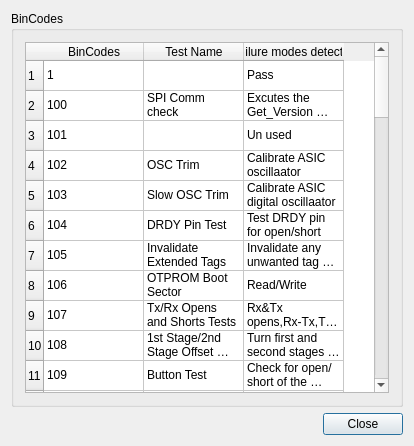
<?xml version="1.0" encoding="UTF-8"?>
<ui version="4.0">
 <class>Syn_BinCodesDlg</class>
 <widget class="QDialog" name="Syn_BinCodesDlg">
  <property name="geometry">
   <rect>
    <x>0</x>
    <y>0</y>
    <width>414</width>
    <height>446</height>
   </rect>
  </property>
  <property name="windowTitle">
   <string>BinCodes Display</string>
  </property>
  <layout class="QGridLayout" name="gridLayout">
   <item row="0" column="0">
    <widget class="QGroupBox" name="BinCodesGroupBox">
     <property name="title">
      <string>BinCodes</string>
     </property>
     <layout class="QGridLayout" name="gridLayout_2">
      <item row="0" column="0">
       <widget class="QTableWidget" name="BinCodesTableWidget">
        <property name="selectionMode">
         <enum>QAbstractItemView::SingleSelection</enum>
        </property>
        <property name="selectionBehavior">
         <enum>QAbstractItemView::SelectRows</enum>
        </property>
        <row>
         <property name="text">
          <string>1</string>
         </property>
        </row>
        <row>
         <property name="text">
          <string>2</string>
         </property>
        </row>
        <row>
         <property name="text">
          <string>3</string>
         </property>
        </row>
        <row>
         <property name="text">
          <string>4</string>
         </property>
        </row>
        <row>
         <property name="text">
          <string>5</string>
         </property>
        </row>
        <row>
         <property name="text">
          <string>6</string>
         </property>
        </row>
        <row>
         <property name="text">
          <string>7</string>
         </property>
        </row>
        <row>
         <property name="text">
          <string>8</string>
         </property>
        </row>
        <row>
         <property name="text">
          <string>9</string>
         </property>
        </row>
        <row>
         <property name="text">
          <string>10</string>
         </property>
        </row>
        <row>
         <property name="text">
          <string>11</string>
         </property>
        </row>
        <row>
         <property name="text">
          <string>12</string>
         </property>
        </row>
        <row>
         <property name="text">
          <string>13</string>
         </property>
        </row>
        <row>
         <property name="text">
          <string>14</string>
         </property>
        </row>
        <row>
         <property name="text">
          <string>15</string>
         </property>
        </row>
        <row>
         <property name="text">
          <string>16</string>
         </property>
        </row>
        <row>
         <property name="text">
          <string>17</string>
         </property>
        </row>
        <row>
         <property name="text">
          <string>18</string>
         </property>
        </row>
        <row>
         <property name="text">
          <string>19</string>
         </property>
        </row>
        <row>
         <property name="text">
          <string>20</string>
         </property>
        </row>
        <row>
         <property name="text">
          <string>21</string>
         </property>
        </row>
        <row>
         <property name="text">
          <string>22</string>
         </property>
        </row>
        <row>
         <property name="text">
          <string>23</string>
         </property>
        </row>
        <row>
         <property name="text">
          <string>24</string>
         </property>
        </row>
        <row>
         <property name="text">
          <string>25</string>
         </property>
        </row>
        <row>
         <property name="text">
          <string>26</string>
         </property>
        </row>
        <row>
         <property name="text">
          <string>27</string>
         </property>
        </row>
        <row>
         <property name="text">
          <string>28</string>
         </property>
        </row>
        <row>
         <property name="text">
          <string>29</string>
         </property>
        </row>
        <row>
         <property name="text">
          <string>30</string>
         </property>
        </row>
        <row>
         <property name="text">
          <string>31</string>
         </property>
        </row>
        <row>
         <property name="text">
          <string>32</string>
         </property>
        </row>
        <row>
         <property name="text">
          <string>33</string>
         </property>
        </row>
        <row>
         <property name="text">
          <string>34</string>
         </property>
        </row>
        <row>
         <property name="text">
          <string>35</string>
         </property>
        </row>
        <row>
         <property name="text">
          <string>36</string>
         </property>
        </row>
        <row>
         <property name="text">
          <string>37</string>
         </property>
        </row>
        <row>
         <property name="text">
          <string>38</string>
         </property>
        </row>
        <row>
         <property name="text">
          <string>39</string>
         </property>
        </row>
        <row>
         <property name="text">
          <string>40</string>
         </property>
        </row>
        <row>
         <property name="text">
          <string>41</string>
         </property>
        </row>
        <row>
         <property name="text">
          <string>42</string>
         </property>
        </row>
        <row>
         <property name="text">
          <string>43</string>
         </property>
        </row>
        <row>
         <property name="text">
          <string>44</string>
         </property>
        </row>
        <row>
         <property name="text">
          <string>45</string>
         </property>
        </row>
        <row>
         <property name="text">
          <string>46</string>
         </property>
        </row>
        <row>
         <property name="text">
          <string>47</string>
         </property>
        </row>
        <row>
         <property name="text">
          <string>48</string>
         </property>
        </row>
        <row>
         <property name="text">
          <string>49</string>
         </property>
        </row>
        <row>
         <property name="text">
          <string>50</string>
         </property>
        </row>
        <row>
         <property name="text">
          <string>51</string>
         </property>
        </row>
        <row>
         <property name="text">
          <string>52</string>
         </property>
        </row>
        <row>
         <property name="text">
          <string>53</string>
         </property>
        </row>
        <row>
         <property name="text">
          <string>54</string>
         </property>
        </row>
        <row>
         <property name="text">
          <string>55</string>
         </property>
        </row>
        <row>
         <property name="text">
          <string>56</string>
         </property>
        </row>
        <row>
         <property name="text">
          <string>57</string>
         </property>
        </row>
        <row>
         <property name="text">
          <string>58</string>
         </property>
        </row>
        <column>
         <property name="text">
          <string>BinCodes</string>
         </property>
        </column>
        <column>
         <property name="text">
          <string>Test Name</string>
         </property>
        </column>
        <column>
         <property name="text">
          <string>Failure modes detected</string>
         </property>
        </column>
        <item row="0" column="0">
         <property name="text">
          <string>1</string>
         </property>
        </item>
        <item row="0" column="1">
         <property name="text">
          <string/>
         </property>
        </item>
        <item row="0" column="2">
         <property name="text">
          <string>Pass</string>
         </property>
        </item>
        <item row="1" column="0">
         <property name="text">
          <string>100</string>
         </property>
        </item>
        <item row="1" column="1">
         <property name="text">
          <string>SPI Comm check</string>
         </property>
        </item>
        <item row="1" column="2">
         <property name="text">
          <string>Excutes the Get_Version command(0x01) and compares the FW buildnum value with the expected value</string>
         </property>
        </item>
        <item row="2" column="0">
         <property name="text">
          <string>101</string>
         </property>
        </item>
        <item row="2" column="2">
         <property name="text">
          <string>Un used</string>
         </property>
        </item>
        <item row="3" column="0">
         <property name="text">
          <string>102</string>
         </property>
        </item>
        <item row="3" column="1">
         <property name="text">
          <string>OSC Trim</string>
         </property>
        </item>
        <item row="3" column="2">
         <property name="text">
          <string>Calibrate ASIC oscillaator</string>
         </property>
        </item>
        <item row="4" column="0">
         <property name="text">
          <string>103</string>
         </property>
        </item>
        <item row="4" column="1">
         <property name="text">
          <string>Slow OSC Trim</string>
         </property>
        </item>
        <item row="4" column="2">
         <property name="text">
          <string>Calibrate ASIC digital oscillaator</string>
         </property>
        </item>
        <item row="5" column="0">
         <property name="text">
          <string>104</string>
         </property>
        </item>
        <item row="5" column="1">
         <property name="text">
          <string>DRDY Pin Test</string>
         </property>
        </item>
        <item row="5" column="2">
         <property name="text">
          <string>Test DRDY pin for open/short</string>
         </property>
        </item>
        <item row="6" column="0">
         <property name="text">
          <string>105</string>
         </property>
        </item>
        <item row="6" column="1">
         <property name="text">
          <string>Invalidate Extended Tags</string>
         </property>
        </item>
        <item row="6" column="2">
         <property name="text">
          <string>Invalidate any unwanted tag burned into the MainSector of the OTPROM.Typically used to invalidate incorrect AFE calibration values</string>
         </property>
        </item>
        <item row="7" column="0">
         <property name="text">
          <string>106</string>
         </property>
        </item>
        <item row="7" column="1">
         <property name="text">
          <string>OTPROM Boot Sector</string>
         </property>
        </item>
        <item row="7" column="2">
         <property name="text">
          <string>Read/Write</string>
         </property>
        </item>
        <item row="8" column="0">
         <property name="text">
          <string>107</string>
         </property>
        </item>
        <item row="8" column="1">
         <property name="text">
          <string>Tx/Rx Opens and Shorts Tests</string>
         </property>
        </item>
        <item row="8" column="2">
         <property name="text">
          <string>Rx&amp;Tx opens,Rx-Tx,Tx-Gnd,Rx-Vdd,Tx-Vdd shorts for modules</string>
         </property>
        </item>
        <item row="9" column="0">
         <property name="text">
          <string>108</string>
         </property>
        </item>
        <item row="9" column="1">
         <property name="text">
          <string>1st Stage/2nd Stage Offset Calibration</string>
         </property>
        </item>
        <item row="9" column="2">
         <property name="text">
          <string>Turn first and second stages of AFE to center thr ADC response close to midpoint(128)</string>
         </property>
        </item>
        <item row="10" column="0">
         <property name="text">
          <string>109</string>
         </property>
        </item>
        <item row="10" column="1">
         <property name="text">
          <string>Button Test</string>
         </property>
        </item>
        <item row="10" column="2">
         <property name="text">
          <string>Check for open/short of the button</string>
         </property>
        </item>
        <item row="11" column="0">
         <property name="text">
          <string>110</string>
         </property>
        </item>
        <item row="11" column="1">
         <property name="text">
          <string>Image-Pegged Pixel Test Row/Column</string>
         </property>
        </item>
        <item row="11" column="2">
         <property name="text">
          <string>Check that pixels have enough head room to provide good performance</string>
         </property>
        </item>
        <item row="12" column="0">
         <property name="text">
          <string>111</string>
         </property>
        </item>
        <item row="12" column="1">
         <property name="text">
          <string>Image-Floored Pixel Test Row/Column</string>
         </property>
        </item>
        <item row="12" column="2">
         <property name="text">
          <string>Check that pixels have enough foot room to provide good performance</string>
         </property>
        </item>
        <item row="13" column="0">
         <property name="text">
          <string>112</string>
         </property>
        </item>
        <item row="13" column="1">
         <property name="text">
          <string>Image-Consecutive Pegged Pixel Test Row/Column</string>
         </property>
        </item>
        <item row="13" column="2">
         <property name="text">
          <string>Check that less than a cetain amout of consecutive pixels have enough head room to provide good performance to the Matcher</string>
         </property>
        </item>
        <item row="14" column="0">
         <property name="text">
          <string>113</string>
         </property>
        </item>
        <item row="14" column="1">
         <property name="text">
          <string>Image-Consecutive Floored Pixel Test Row/Column</string>
         </property>
        </item>
        <item row="14" column="2">
         <property name="text">
          <string>Check that less than a cetain amout of consecutive pixels have enough foot room to provide good performance to the Matcher</string>
         </property>
        </item>
        <item row="15" column="0">
         <property name="text">
          <string>114</string>
         </property>
        </item>
        <item row="15" column="1">
         <property name="text">
          <string>Delta Pixel Row/Column</string>
         </property>
        </item>
        <item row="15" column="2">
         <property name="text">
          <string>Check for changes on each pixel with and without finger</string>
         </property>
        </item>
        <item row="16" column="0">
         <property name="text">
          <string>115</string>
         </property>
        </item>
        <item row="16" column="1">
         <property name="text">
          <string>Current-Imaging</string>
         </property>
        </item>
        <item row="16" column="2">
         <property name="text">
          <string>Check current while acquiring an image</string>
         </property>
        </item>
        <item row="17" column="0">
         <property name="text">
          <string>116</string>
         </property>
        </item>
        <item row="17" column="1">
         <property name="text">
          <string>Current-WOE</string>
         </property>
        </item>
        <item row="17" column="2">
         <property name="text">
          <string>Check current while module is Idle</string>
         </property>
        </item>
        <item row="18" column="0">
         <property name="text">
          <string>117</string>
         </property>
        </item>
        <item row="18" column="1">
         <property name="text">
          <string>Current-WOF/WoVar</string>
         </property>
        </item>
        <item row="18" column="2">
         <property name="text">
          <string>Check current for wake on finger or variance mode</string>
         </property>
        </item>
        <item row="19" column="0">
         <property name="text">
          <string>117.1</string>
         </property>
        </item>
        <item row="19" column="1">
         <property name="text">
          <string>Current-WOF-Low Power</string>
         </property>
        </item>
        <item row="19" column="2">
         <property name="text">
          <string>Check current for wake at low power</string>
         </property>
        </item>
        <item row="20" column="0">
         <property name="text">
          <string>118</string>
         </property>
        </item>
        <item row="20" column="1">
         <property name="text">
          <string>Current-Sleep</string>
         </property>
        </item>
        <item row="20" column="2">
         <property name="text">
          <string>Check current while the module is in Sleep mode</string>
         </property>
        </item>
        <item row="21" column="0">
         <property name="text">
          <string>119</string>
         </property>
        </item>
        <item row="21" column="1">
         <property name="text">
          <string>SNR Test</string>
         </property>
        </item>
        <item row="21" column="2">
         <property name="text">
          <string>Using a fake finger,calculate the SNR of different zones,as well as for the overall sensor area(SNR,Single and Noise)</string>
         </property>
        </item>
        <item row="22" column="0">
         <property name="text">
          <string>120</string>
         </property>
        </item>
        <item row="22" column="1">
         <property name="text">
          <string>Pixel Uniformity</string>
         </property>
        </item>
        <item row="22" column="2">
         <property name="text">
          <string>Checking for sensor trace abnormalities,i.r. under/over etching of coopertraces</string>
         </property>
        </item>
        <item row="23" column="0">
         <property name="text">
          <string>120.1</string>
         </property>
        </item>
        <item row="23" column="1">
         <property name="text">
          <string>SDK Baseline test failure</string>
         </property>
        </item>
        <item row="23" column="2">
         <property name="text">
          <string>SDK Baseline test failure</string>
         </property>
        </item>
        <item row="24" column="0">
         <property name="text">
          <string>121</string>
         </property>
        </item>
        <item row="24" column="1">
         <property name="text">
          <string>FW Upgrade/bug fix patch write</string>
         </property>
        </item>
        <item row="24" column="2">
         <property name="text">
          <string>OTPROM Write thes updates and verify</string>
         </property>
        </item>
        <item row="25" column="0">
         <property name="text">
          <string>122</string>
         </property>
        </item>
        <item row="25" column="1">
         <property name="text">
          <string>Security patch write</string>
         </property>
        </item>
        <item row="25" column="2">
         <property name="text">
          <string>OTPROM Write thes updates and verify</string>
         </property>
        </item>
        <item row="26" column="0">
         <property name="text">
          <string>123</string>
         </property>
        </item>
        <item row="26" column="1">
         <property name="text">
          <string>Serial Number</string>
         </property>
        </item>
        <item row="26" column="2">
         <property name="text">
          <string>Read back or Issuing new number</string>
         </property>
        </item>
        <item row="27" column="0">
         <property name="text">
          <string>124</string>
         </property>
        </item>
        <item row="27" column="1">
         <property name="text">
          <string>ProductID</string>
         </property>
        </item>
        <item row="27" column="2">
         <property name="text">
          <string>Incorrect ProductID</string>
         </property>
        </item>
        <item row="28" column="0">
         <property name="text">
          <string>125</string>
         </property>
        </item>
        <item row="28" column="1">
         <property name="text">
          <string>OTPROM Main Sector</string>
         </property>
        </item>
        <item row="28" column="2">
         <property name="text">
          <string>Read/Write</string>
         </property>
        </item>
        <item row="29" column="0">
         <property name="text">
          <string>126</string>
         </property>
        </item>
        <item row="29" column="1">
         <property name="text">
          <string>Sharpness Test</string>
         </property>
        </item>
        <item row="29" column="2">
         <property name="text">
          <string>Test for uneven/fuzzy Fake Finger Image</string>
         </property>
        </item>
        <item row="30" column="0">
         <property name="text">
          <string>127</string>
         </property>
        </item>
        <item row="30" column="1">
         <property name="text">
          <string>Laplacian</string>
         </property>
        </item>
        <item row="30" column="2">
         <property name="text">
          <string>Test for Distorted Fake Finger Image</string>
         </property>
        </item>
        <item row="31" column="0">
         <property name="text">
          <string>128</string>
         </property>
        </item>
        <item row="31" column="1">
         <property name="text">
          <string>Stdev of RXs</string>
         </property>
        </item>
        <item row="31" column="2">
         <property name="text">
          <string>Tests for uneven Rx response to Fake Finger </string>
         </property>
        </item>
        <item row="32" column="0">
         <property name="text">
          <string>129</string>
         </property>
        </item>
        <item row="32" column="1">
         <property name="text">
          <string>Imperfection</string>
         </property>
        </item>
        <item row="32" column="2">
         <property name="text">
          <string>Tests for Imperfect image response to Fake Finger </string>
         </property>
        </item>
        <item row="33" column="0">
         <property name="text">
          <string>130</string>
         </property>
        </item>
        <item row="33" column="1">
         <property name="text">
          <string>DutCtrlComm</string>
         </property>
        </item>
        <item row="33" column="2">
         <property name="text">
          <string>DUT Cotroller is not communicating properly</string>
         </property>
        </item>
        <item row="34" column="0">
         <property name="text">
          <string>131</string>
         </property>
        </item>
        <item row="34" column="1">
         <property name="text">
          <string>WOF</string>
         </property>
        </item>
        <item row="34" column="2">
         <property name="text">
          <string>Check the delta with finger and without finger</string>
         </property>
        </item>
        <item row="35" column="0">
         <property name="text">
          <string>132</string>
         </property>
        </item>
        <item row="35" column="1">
         <property name="text">
          <string>Extended Tag</string>
         </property>
        </item>
        <item row="35" column="2">
         <property name="text">
          <string>Extended Tags are not all available</string>
         </property>
        </item>
        <item row="36" column="0">
         <property name="text">
          <string>133</string>
         </property>
        </item>
        <item row="36" column="1">
         <property name="text">
          <string>Pixel Uniformity Patch</string>
         </property>
        </item>
        <item row="36" column="2">
         <property name="text">
          <string>Checking for sensor trace abnormalities using test patch</string>
         </property>
        </item>
        <item row="37" column="0">
         <property name="text">
          <string>134</string>
         </property>
        </item>
        <item row="37" column="1">
         <property name="text">
          <string>DUT timeout error</string>
         </property>
        </item>
        <item row="37" column="2">
         <property name="text">
          <string>When communicating with the DUT,the command protocol was not as expected</string>
         </property>
        </item>
        <item row="38" column="0">
         <property name="text">
          <string>135</string>
         </property>
        </item>
        <item row="38" column="1">
         <property name="text">
          <string>WOVAR</string>
         </property>
        </item>
        <item row="38" column="2">
         <property name="text">
          <string/>
         </property>
        </item>
        <item row="39" column="0">
         <property name="text">
          <string>136</string>
         </property>
        </item>
        <item row="39" column="1">
         <property name="text">
          <string>RAM Test</string>
         </property>
        </item>
        <item row="39" column="2">
         <property name="text">
          <string>Test patchs return errors in the RAM</string>
         </property>
        </item>
        <item row="40" column="0">
         <property name="text">
          <string>137</string>
         </property>
        </item>
        <item row="40" column="1">
         <property name="text">
          <string>Build # Mismatch</string>
         </property>
        </item>
        <item row="40" column="2">
         <property name="text">
          <string>The sensor returns a Build # that is not equal to that specified in the Initialization step's argurment list</string>
         </property>
        </item>
        <item row="41" column="0">
         <property name="text">
          <string>138</string>
         </property>
        </item>
        <item row="41" column="1">
         <property name="text">
          <string>LED Test</string>
         </property>
        </item>
        <item row="41" column="2">
         <property name="text">
          <string>Check to assure LED(s) are functional</string>
         </property>
        </item>
        <item row="42" column="0">
         <property name="text">
          <string>139</string>
         </property>
        </item>
        <item row="42" column="1">
         <property name="text">
          <string>USB Comm</string>
         </property>
        </item>
        <item row="42" column="2">
         <property name="text">
          <string>USB comm check fails to enumerate</string>
         </property>
        </item>
        <item row="43" column="0">
         <property name="text">
          <string>140</string>
         </property>
        </item>
        <item row="43" column="1">
         <property name="text">
          <string>PGA OTP Variance Score</string>
         </property>
        </item>
        <item row="43" column="2">
         <property name="text">
          <string>Stage2 - 5 lines variance</string>
         </property>
        </item>
        <item row="44" column="0">
         <property name="text">
          <string>141</string>
         </property>
        </item>
        <item row="44" column="1">
         <property name="text">
          <string>MS0 Tag Checksum Failure</string>
         </property>
        </item>
        <item row="44" column="2">
         <property name="text">
          <string>The checksum of one or more records stored in MS0 is erroneous</string>
         </property>
        </item>
        <item row="45" column="0">
         <property name="text">
          <string>142</string>
         </property>
        </item>
        <item row="45" column="1">
         <property name="text">
          <string>AFE Matching Patch</string>
         </property>
        </item>
        <item row="45" column="2">
         <property name="text">
          <string>AFE Match/Balance Testing</string>
         </property>
        </item>
        <item row="46" column="0">
         <property name="text">
          <string>143</string>
         </property>
        </item>
        <item row="46" column="1">
         <property name="text">
          <string>Voltage mismatch</string>
         </property>
        </item>
        <item row="46" column="2">
         <property name="text">
          <string>The Voltages at which the ADC Baseline readins obtained do not match those used during the current test </string>
         </property>
        </item>
        <item row="47" column="0">
         <property name="text">
          <string>144</string>
         </property>
        </item>
        <item row="47" column="1">
         <property name="text">
          <string>Premature sensor removal</string>
         </property>
        </item>
        <item row="47" column="2">
         <property name="text">
          <string>The operator has removed the sensor before the completion of scoring test</string>
         </property>
        </item>
        <item row="48" column="0">
         <property name="text">
          <string>145</string>
         </property>
        </item>
        <item row="48" column="1">
         <property name="text">
          <string>Layer ID Test</string>
         </property>
        </item>
        <item row="48" column="2">
         <property name="text">
          <string>Test patch has found Layer ID error</string>
         </property>
        </item>
        <item row="49" column="0">
         <property name="text">
          <string>146</string>
         </property>
        </item>
        <item row="49" column="1">
         <property name="text">
          <string>Flex ID Test</string>
         </property>
        </item>
        <item row="49" column="2">
         <property name="text">
          <string>Test patch has found Flex ID error</string>
         </property>
        </item>
        <item row="50" column="0">
         <property name="text">
          <string>147</string>
         </property>
        </item>
        <item row="50" column="1">
         <property name="text">
          <string>Configuration file anomaly</string>
         </property>
        </item>
        <item row="50" column="2">
         <property name="text">
          <string>A problem was detected in the specified configuration file</string>
         </property>
        </item>
        <item row="51" column="0">
         <property name="text">
          <string>148</string>
         </property>
        </item>
        <item row="51" column="1">
         <property name="text">
          <string>SPI Flash Module Failure</string>
         </property>
        </item>
        <item row="51" column="2">
         <property name="text">
          <string>SMT failure of the SPI flash module for Match In Sensor products</string>
         </property>
        </item>
        <item row="52" column="0">
         <property name="text">
          <string>148.1</string>
         </property>
        </item>
        <item row="52" column="1">
         <property name="text">
          <string>SPI Ownership Failure</string>
         </property>
        </item>
        <item row="52" column="2">
         <property name="text">
          <string>SPI Ownership Failure</string>
         </property>
        </item>
        <item row="53" column="0">
         <property name="text">
          <string>149</string>
         </property>
        </item>
        <item row="53" column="1">
         <property name="text">
          <string>Power Supply Failure</string>
         </property>
        </item>
        <item row="53" column="2">
         <property name="text">
          <string>The power supplied to the DUT is not as specified in the configuration file</string>
         </property>
        </item>
        <item row="54" column="0">
         <property name="text">
          <string>150</string>
         </property>
        </item>
        <item row="54" column="1">
         <property name="text">
          <string>Package Type Failure</string>
         </property>
        </item>
        <item row="54" column="2">
         <property name="text">
          <string>The package type read from OTP dose not match that specified in the config file</string>
         </property>
        </item>
        <item row="55" column="0">
         <property name="text">
          <string>151</string>
         </property>
        </item>
        <item row="55" column="1">
         <property name="text">
          <string>AFE Test Failure</string>
         </property>
        </item>
        <item row="55" column="2">
         <property name="text">
          <string>AFE Test Failure</string>
         </property>
        </item>
        <item row="56" column="0">
         <property name="text">
          <string>152</string>
         </property>
        </item>
        <item row="56" column="1">
         <property name="text">
          <string>BootSector Fail</string>
         </property>
        </item>
        <item row="57" column="0">
         <property name="text">
          <string>153</string>
         </property>
        </item>
        <item row="57" column="1">
         <property name="text">
          <string>MainSector Fail</string>
         </property>
        </item>
       </widget>
      </item>
     </layout>
    </widget>
   </item>
   <item row="1" column="0">
    <layout class="QHBoxLayout" name="horizontalLayout_2">
     <item>
      <spacer name="horizontalSpacer">
       <property name="orientation">
        <enum>Qt::Horizontal</enum>
       </property>
       <property name="sizeHint" stdset="0">
        <size>
         <width>37</width>
         <height>17</height>
        </size>
       </property>
      </spacer>
     </item>
     <item>
      <widget class="QPushButton" name="ClosePushButton">
       <property name="text">
        <string>Close</string>
       </property>
      </widget>
     </item>
    </layout>
   </item>
  </layout>
 </widget>
 <layoutdefault spacing="6" margin="11"/>
 <resources/>
 <connections/>
</ui>
